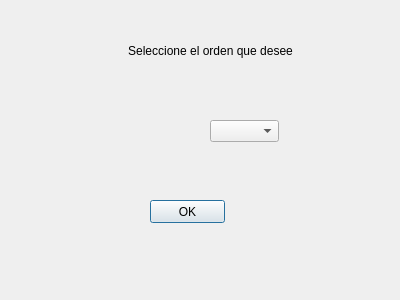
<?xml version="1.0" encoding="UTF-8"?>
<ui version="4.0">
 <class>Dialog</class>
 <widget class="QDialog" name="Dialog">
  <property name="geometry">
   <rect>
    <x>0</x>
    <y>0</y>
    <width>400</width>
    <height>300</height>
   </rect>
  </property>
  <property name="windowTitle">
   <string>Dialog</string>
  </property>
  <widget class="QLabel" name="lblpregunta">
   <property name="geometry">
    <rect>
     <x>70</x>
     <y>30</y>
     <width>281</width>
     <height>41</height>
    </rect>
   </property>
   <property name="styleSheet">
    <string notr="true">font: 16pt &quot;MS Shell Dlg 2&quot;;</string>
   </property>
   <property name="text">
    <string>Seleccione el orden que desee</string>
   </property>
   <property name="alignment">
    <set>Qt::AlignCenter</set>
   </property>
  </widget>
  <widget class="QComboBox" name="cbImprimir">
   <property name="geometry">
    <rect>
     <x>210</x>
     <y>120</y>
     <width>69</width>
     <height>22</height>
    </rect>
   </property>
  </widget>
  <widget class="QPushButton" name="btnOk">
   <property name="geometry">
    <rect>
     <x>150</x>
     <y>200</y>
     <width>75</width>
     <height>23</height>
    </rect>
   </property>
   <property name="text">
    <string>OK</string>
   </property>
  </widget>
 </widget>
 <resources/>
 <connections/>
</ui>
